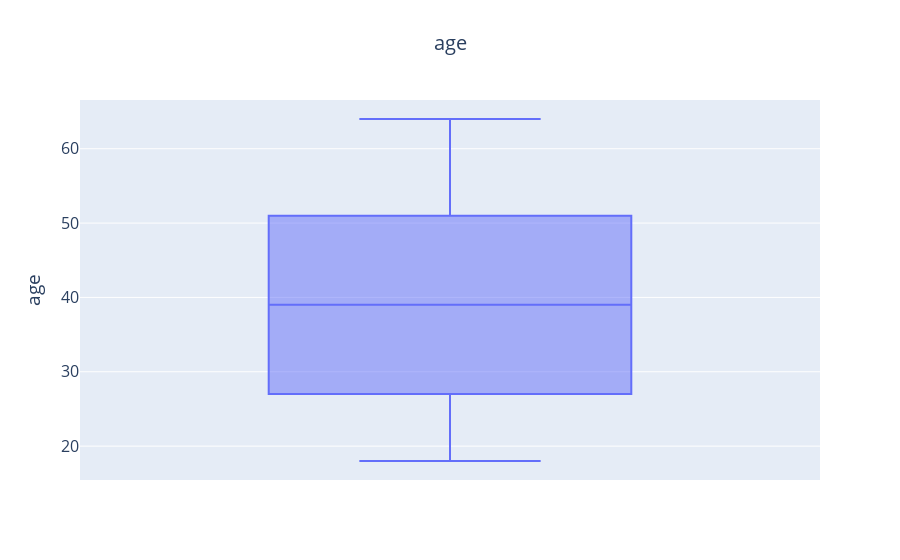
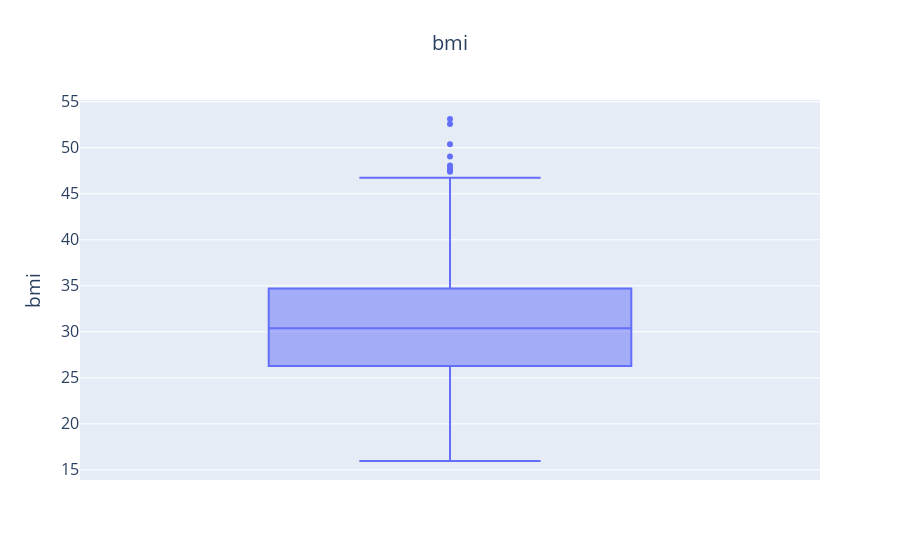
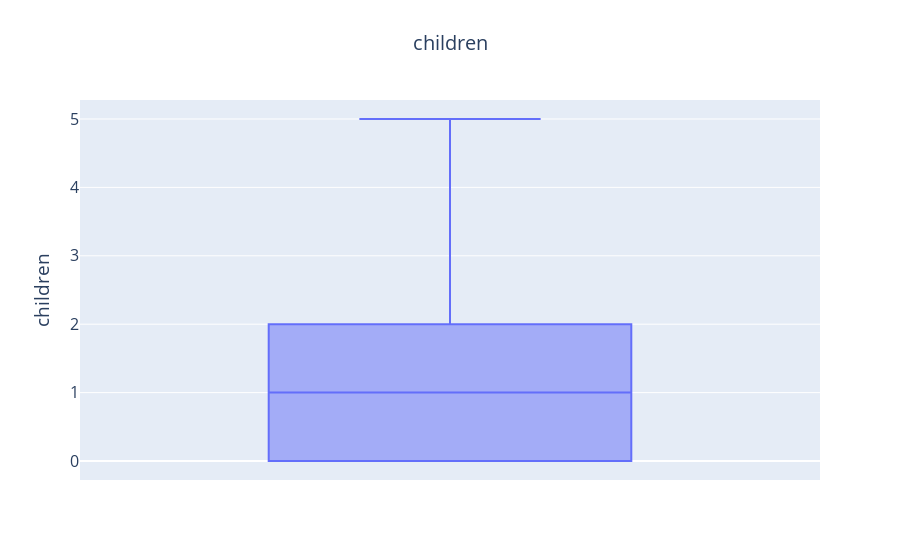
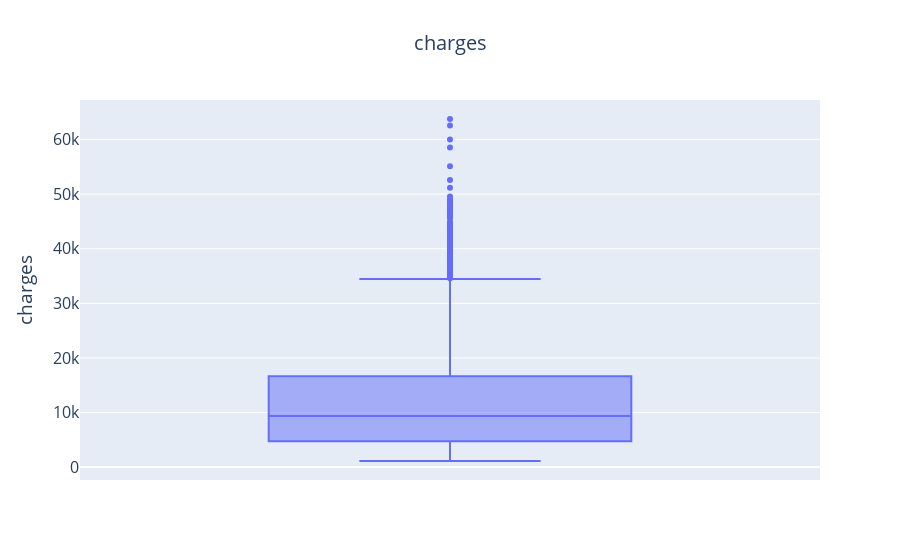

Notebook code for these charts, in order:
### Code cell
import pandas as pd
import seaborn as sns
import matplotlib.pyplot as plt
import scipy.stats as sts
import numpy as np
import plotly.express as px


def print_hists(frame):
    fig, axes = plt.subplots(1, 4, figsize=(20, 5), sharey=False)
    sns.set_theme()
    sns.histplot(ax=axes[0], data=frame, x="age", hue="smoker", multiple="stack")
    sns.histplot(ax=axes[1], data=frame, x="bmi", hue="smoker", multiple="stack")
    sns.histplot(ax=axes[2], data=frame, x="children", hue="smoker", multiple="stack")
    sns.histplot(ax=axes[3], data=frame, x="charges", hue="smoker", multiple="stack")
def specs(x, **kwargs):
    plt.axvline(x.mean(), c='k', ls='-', lw=2.5, label="mean")
    plt.axvline(x.median(), c='orange', ls='--', lw=2.5, label="median")
    plt.axvline(x.std(), c='green', ls='-.', lw=2.5, label="std")
    plt.axvline(x.max() - x.min(), c='blue', ls=':', lw=2.5, label="range")
    plt.axvline(sts.iqr(x, interpolation='midpoint') , c='pink', ls='--', lw=2.5, label="iqr")
def task_four(frame):
    sns.set_theme()
    b = sns.displot(data=frame, x="bmi", legend=True)
    b.map(specs, "bmi")
    plt.legend()
    c = sns.displot(data=frame, x="charges")
    c.map(specs, "charges")
    plt.legend()
    bmi = frame["bmi"]
    cha = frame["charges"]
    print("\nПоказатели индекса массы тела:")
    print("Среднее = ", np.mean(bmi), "\nМода: ", sts.mode(bmi, keepdims=True), "\nМедиана = ", np.median(bmi),
          "\nСтандартное "
                                                                                                 "отклонение: ",
          bmi.std(), "\nРазмах: ", bmi.max() - bmi.min(), "\nМежквадратильный размах: ", sts.iqr(bmi,
                                                                                                 interpolation='midpoint'))
    print("\nПоказатели расходов:")
    print("Среднее = ", np.mean(cha), "\nМода: ", sts.mode(cha, keepdims=True), "\nМедиана = ", np.median(cha), "\nСтандартное "
                                                                                                 "отклонение: ",
          cha.std(), "\nРазмах: ", cha.max() - cha.min(), "\nМежквадратильный размах: ", sts.iqr(cha,
                                                                                                 interpolation='midpoint'))
def boxes(frame):
    labels=["age","bmi","children","charges"]
    for x in labels:
        fig = px.box(frame, y=x, title=x)
        fig.update_layout(
            font_size=16,
            title_font_size=20,
            title_x=0.5
        )
        fig.show()
def central_limit(frame):
    num = [1, 10, 50, 100]
    means = []
    for j in num:
        buffer = []
        for i in range(300):
            x = np.mean(np.random.choice(frame["bmi"], j, replace=False))
            buffer.append(x)
        means.append(buffer)
    k = 0
    fig, ax = plt.subplots(2, 2, figsize =(8, 8))
    for i in range(0, 2):
        for j in range(0, 2):
            ax[i, j].hist(means[k], 10, density = True)
            ax[i, j].set_title(label = num[k])
            k = k + 1
    plt.show()
    for i in range(4):
        print("Среднее значение и стандартное отклонение для распределения выборок длиной ", num[i])
        print("mean: ", np.mean(means[i]), ", std: ", np.std(means[i]))
def trust_interval(frame):
    ti_ch1 = sts.t.interval(confidence=0.95, df=frame["charges"].size - 1, loc=np.mean(frame["charges"]), scale=sts.sem
    (frame["charges"]))
    ti_ch2 = sts.t.interval(confidence=0.99, df=frame["charges"].size - 1, loc=np.mean(frame["charges"]), scale=sts.sem
    (frame["charges"]))
    ti_bmi1 = sts.t.interval(confidence=0.95, df=frame["bmi"].size - 1, loc=np.mean(frame["bmi"]), scale=sts.sem
    (frame["bmi"]))
    ti_bmi2 = sts.t.interval(confidence=0.99, df=frame["bmi"].size - 1, loc=np.mean(frame["bmi"]), scale=sts.sem
    (frame["bmi"]))
    print("95% доверительный интервал для среднего значения расходов: ", ti_ch1,
          "\n99% доверительный интервал для среднего значения расходов: ", ti_ch2,
          "\n95% доверительный интервал для среднего значения индекса массы тела: ", ti_bmi1,
          "\n99% доверительный интервал для среднего значения индекса массы тела: ", ti_bmi2)
if __name__ == '__main__':
    df = pd.read_csv("insurance.csv")
    print(df.describe())
    print(df.head(5))
    print_hists(df)
    task_four(df)
    boxes(df)
    central_limit(df)
    trust_interval(df)

### Figure 1 — Plotly figure (JSON) as saved in the notebook; plotly's stock layout.template omitted (floating-point values rounded to 4 significant figures; data arrays with more than 128 entries replaced by an {"elided": "..."} marker saying what was removed)
{"data": [{"alignmentgroup": "True", "hovertemplate": "age=%{y}<extra></extra>", "legendgroup": "", "marker": {"color": "#636efa"}, "name": "", "notched": false, "offsetgroup": "", "orientation": "v", "showlegend": false, "x0": " ", "xaxis": "x", "y": {"elided": "1338 int values"}, "y0": " ", "yaxis": "y", "type": "box"}], "layout": {"xaxis": {"anchor": "y", "domain": [0.0, 1.0]}, "yaxis": {"anchor": "x", "domain": [0.0, 1.0], "title": {"text": "age"}}, "legend": {"tracegroupgap": 0}, "title": {"text": "age", "font": {"size": 20}, "x": 0.5}, "boxmode": "group", "font": {"size": 16}}}

### Figure 2 — Plotly figure (JSON) as saved in the notebook; plotly's stock layout.template omitted (floating-point values rounded to 4 significant figures; data arrays with more than 128 entries replaced by an {"elided": "..."} marker saying what was removed)
{"data": [{"alignmentgroup": "True", "hovertemplate": "bmi=%{y}<extra></extra>", "legendgroup": "", "marker": {"color": "#636efa"}, "name": "", "notched": false, "offsetgroup": "", "orientation": "v", "showlegend": false, "x0": " ", "xaxis": "x", "y": {"elided": "1338 float values"}, "y0": " ", "yaxis": "y", "type": "box"}], "layout": {"xaxis": {"anchor": "y", "domain": [0.0, 1.0]}, "yaxis": {"anchor": "x", "domain": [0.0, 1.0], "title": {"text": "bmi"}}, "legend": {"tracegroupgap": 0}, "title": {"text": "bmi", "font": {"size": 20}, "x": 0.5}, "boxmode": "group", "font": {"size": 16}}}

### Figure 3 — Plotly figure (JSON) as saved in the notebook; plotly's stock layout.template omitted (floating-point values rounded to 4 significant figures; data arrays with more than 128 entries replaced by an {"elided": "..."} marker saying what was removed)
{"data": [{"alignmentgroup": "True", "hovertemplate": "children=%{y}<extra></extra>", "legendgroup": "", "marker": {"color": "#636efa"}, "name": "", "notched": false, "offsetgroup": "", "orientation": "v", "showlegend": false, "x0": " ", "xaxis": "x", "y": {"elided": "1338 int values"}, "y0": " ", "yaxis": "y", "type": "box"}], "layout": {"xaxis": {"anchor": "y", "domain": [0.0, 1.0]}, "yaxis": {"anchor": "x", "domain": [0.0, 1.0], "title": {"text": "children"}}, "legend": {"tracegroupgap": 0}, "title": {"text": "children", "font": {"size": 20}, "x": 0.5}, "boxmode": "group", "font": {"size": 16}}}

### Figure 4 — Plotly figure (JSON) as saved in the notebook; plotly's stock layout.template omitted (floating-point values rounded to 4 significant figures; data arrays with more than 128 entries replaced by an {"elided": "..."} marker saying what was removed)
{"data": [{"alignmentgroup": "True", "hovertemplate": "charges=%{y}<extra></extra>", "legendgroup": "", "marker": {"color": "#636efa"}, "name": "", "notched": false, "offsetgroup": "", "orientation": "v", "showlegend": false, "x0": " ", "xaxis": "x", "y": {"elided": "1338 float values"}, "y0": " ", "yaxis": "y", "type": "box"}], "layout": {"xaxis": {"anchor": "y", "domain": [0.0, 1.0]}, "yaxis": {"anchor": "x", "domain": [0.0, 1.0], "title": {"text": "charges"}}, "legend": {"tracegroupgap": 0}, "title": {"text": "charges", "font": {"size": 20}, "x": 0.5}, "boxmode": "group", "font": {"size": 16}}}
